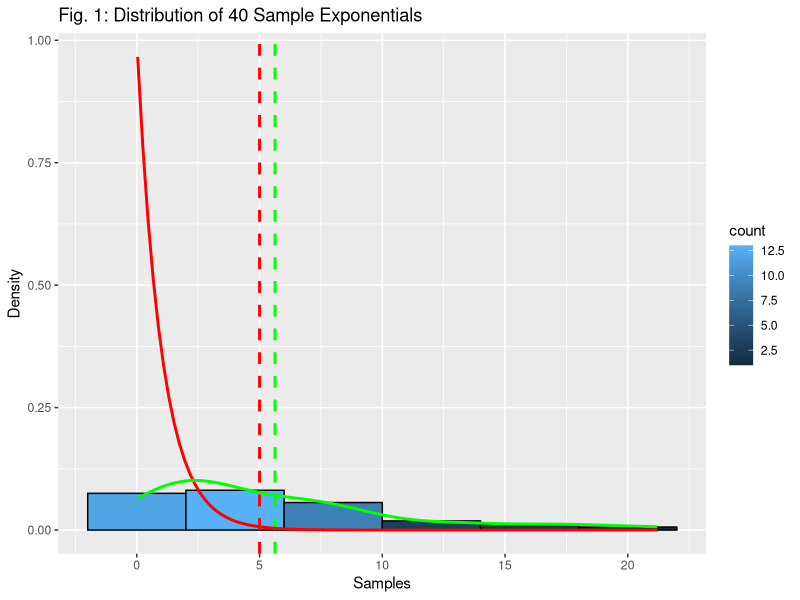
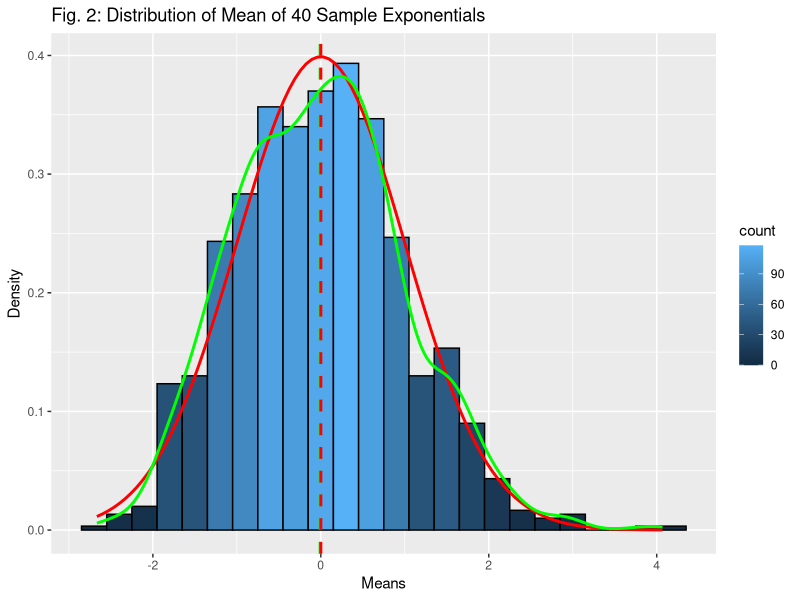

The R script that drew these images, in order:
## ---- chunk 1
set.seed(31)

# Set the experimental parameters
lambda <- 0.2 # parameter for exponential random variable
i <- 40       # number of random variables generated per trial
n <- 1000     # number of trials

# Generate exponential random variables
Xi <- rexp(i, lambda) 
df <- data.frame(Xi)

# Compare the sample and theoretical means
X_bar <- mean(Xi) # sample mean of random variables
X <- 1/lambda # mean of an exponential distribution, also the standard deviation
df_x <- data.frame(means=c(X_bar, X), row.names = c("Sample Mean", "Theoretical Mean"))
df_x
## ---- chunk 2
# Generate averages of 40 exponential random variables
df_mns <- data.frame(means = numeric(n))
for(ii in 1:n){
  df_mns[ii,] = mean(rexp(i, lambda))
}

# Normalize the generated averages
SE <- X/sqrt(i)
df_mns$norm <- (df_mns$means - X) / SE

# Calculate the sample mean, sample variance, theoretical mean, and theoretical variance
X_mns_bar <- mean(df_mns$means)
Var_X <- X*X / i
S2 <- var(df_mns$means)
df_x_mns <- data.frame(mean = c(X_mns_bar, X), variance = c(S2, Var_X), row.names = c('sample', 'theoretical'))
df_x_mns
## ---- chunk 3
library(ggplot2)

g1 <- ggplot(df, aes(x=Xi))
g1 <- g1 + geom_histogram(binwidth=4, color="black", aes(y=..density.., fill=..count..))
g1 <- g1 + geom_vline(data=df_x, aes(xintercept=means, show_guide = TRUE), 
                      color=c("green", "red"), linetype="dashed", size=1)
g1 <- g1 + stat_function(fun = dexp, color = "red", arg = list(rate = lambda), size = 1)
g1 <- g1 + geom_density(color = "green", size = 1)
g1 <- g1 + labs(title='Fig. 1: Distribution of 40 Sample Exponentials', x='Samples', y='Density')
print(g1)

g2 <- ggplot(df_mns, aes(x=norm))
g2 <- g2 + geom_histogram(binwidth=.3, color="black", aes(y=..density.., fill=..count..))
g2 <- g2 + geom_vline(data=df_x_mns, aes(xintercept=mean-X, show_guide = TRUE), color=c("green", "red"), linetype="dashed", size=1)
g2 <- g2 + stat_function(fun = dnorm, color = "red", size = 1)
g2 <- g2 + geom_density(color = "green", size = 1)
g2 <- g2 + labs(title='Fig. 2: Distribution of Mean of 40 Sample Exponentials', x='Means', y='Density')
print(g2)
